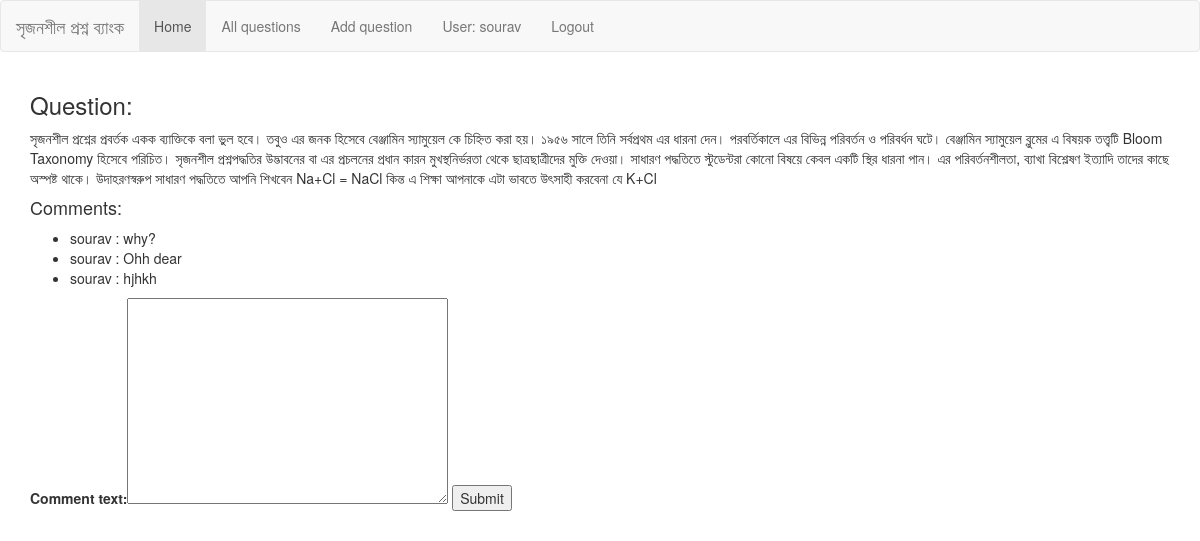
The app's page /questions/6/ (signed in) with its own data.
### add_content/models.py (models this page shows, shortened)
class Question(models.Model):
    question_name = models.TextField(max_length=300, null=True)
    question_text = models.TextField(max_length=3000)
    user = models.ForeignKey(
        settings.AUTH_USER_MODEL,
        on_delete=models.CASCADE,
        null=True,
    )
    pub_date = models.DateTimeField("Date published")
    STATUS_CHOICES = (
        (ACCEPTED, "Accepted"),
        (PENDING, "Pending"),
        (DISCARDED, "Discarded"),
        (OUTDATED, "Outdated"),
        (USED, "Used"),
        (DELETED, "Deleted"),
    )
    status = models.CharField(
        max_length=9,
        choices=STATUS_CHOICES,
        default=PENDING,
        null=True,
    )
    course = models.ForeignKey(
        Course,
        on_delete=models.CASCADE,
        null=True,
    )
    def __str__(self):
        return self.question_text

class Comment(models.Model):
    comment_text = models.TextField(max_length=100)
    question = models.ForeignKey(
        Question,
        on_delete=models.CASCADE,
        null=True,
    )
    user = models.ForeignKey(
        settings.AUTH_USER_MODEL,
        on_delete=models.CASCADE,
        null=True,
    )
    created_date = models.DateTimeField("Date published")

### add_content/views.py (the view)
# urls.py: path('<int:pk>/', views.get_detail_view_with_comment, name='detail'),
@login_required
def get_detail_view_with_comment(request, pk):
    question = get_object_or_404(Question, pk=pk)
    comment_list = Comment.objects.filter(question=question)
    if request.method == "POST":
        form = CommentForm(request.POST)
        if form.is_valid():
            comment_text = form.cleaned_data['comment_text']
            user = request.user
            comment = Comment(
                comment_text=comment_text,
                question=question,
                user=user,
                created_date=timezone.now()
            )
            comment.save()
    else:
        log_table = LogTable(user=request.user,
                             operation="View post " + str(pk),
                             operation_time=timezone.now(),)
        log_table.save()
    new_form = CommentForm()
    return render(request,
                  'add_content/detail.html',
                  {'form': new_form,
                   'question': question,
                   'comment_list': comment_list
                   }
                  )

### add_content/forms.py
class CommentForm(forms.ModelForm):
    class Meta:
        model = Comment
        fields = ('comment_text',)

### add_content/templates/add_content/detail.html (shortened to what this page needs)
{% extends "base_generic.html" %}
{% block content %}
<h3>Question:</h3>
<p>
    {{ question }}
</p>
<h4>Comments:</h4>
{% if comment_list %}
        <ul>
        {% for comment in comment_list %}
            <li>{{ comment.user }} : {{ comment.comment_text }}</li>
        {% endfor %}
        </ul>
    {% endif %}
<form action="." method="post">
    {{ form }}
    <input type="submit" value="Submit" />
</form>
{% endblock %}

### add_content/templates/base_generic.html (shortened to what this page needs)
<!DOCTYPE html>
<html lang="en">
<head>
  <link rel="stylesheet" href="https://maxcdn.bootstrapcdn.com/bootstrap/3.3.7/css/bootstrap.min.css">
  {% load static %}
  <link rel="stylesheet" href="/static/css/styles.css">
</head>
<body>
  {% block navbar %}
  <nav class="navbar navbar-default">
    <div class="container-fluid">
      <div class="navbar-header">
        <a class="navbar-brand" href="#">সৃজনশীল প্রশ্ন ব্যাংক</a>
      </div>
      <ul class="nav navbar-nav">
        <li class="active"><a href="{% url 'questions:index' %}">Home</a></li>
        <li><a href="#">All questions</a></li>
        <li><a href="{% url 'questions:add_question' %}">Add question</a></li>
        {% if user.is_authenticated %}
        <li><a href="{% url 'questions:profile' %}">User: {{ user.get_username }}</a></li>
        <li><a href="{% url 'logout'%}">Logout</a></li>
        {% else %}
        <li><a href="{% url 'login'%}">Login</a></li>
        {% endif %}
      </ul>
    </div>
  </nav>
  {% endblock %}
  <div class="container">
    {% block content %}{% endblock %}
  </div>
</body>
</html>

### records on screen
Question: question_text "সৃজনশীল প্রশ্নের প্রবর্তক একক ব্যাক্তিকে বলা ভুল হবে। তবুও এর জনক হিসেবে বেঞ্জামিন স্যামুয়েল কে চিহ্নিত করা হয়। ১৯৫৬ সালে তিনি সর্বপ্রথম এর ধারনা দেন। পরবর্তিকালে এর বিভিন্ন পরিবর্তন ও পরিবর্ধন ঘটে। বেঞ্জামিন স্যামুয়েল ব্লুমের এ বিষয়ক তত্ত্বটি Bloom Taxonomy হিসেবে পরিচিত। সৃজনশীল প্রশ্নপদ্ধতির উদ্ভাবনের বা এর প্রচলনের প্রধান কারন মুখস্থনির্ভরতা থেকে ছাত্রছাত্রীদের মুক্তি দেওয়া। সাধারণ পদ্ধতিতে স্টুডেন্টরা কোনো বিষয়ে কেবল একটি স্থির ধারনা পান। এর পরিবর্তনশীলতা, ব্যাখা বিশ্লেষণ ইত্যাদি তাদের কাছে অস্পষ্ট থাকে। উদাহরণস্বরুপ সাধারণ পদ্ধতিতে আপনি শিখবেন Na+Cl = NaCl কিন্ত এ শিক্ষা আপনাকে এটা ভাবতে উৎসাহী করবেনা যে K+Cl"
Comment: user "sourav", comment_text "why?"
Comment: user "sourav", comment_text "Ohh dear"
Comment: user "sourav", comment_text "hjhkh"

### other values on screen
{{ user.get_username }} "sourav"
